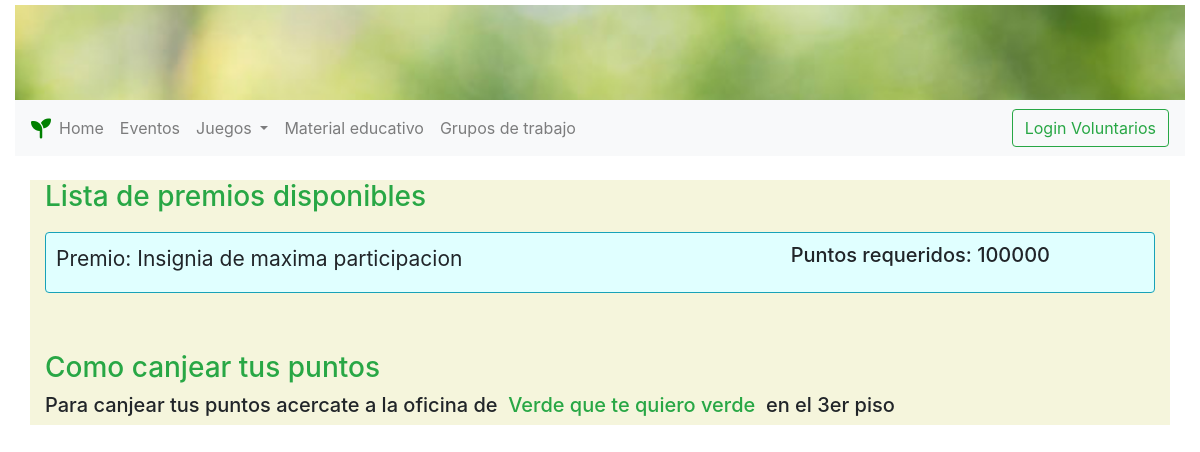
/prizes/, run on an earlier commit of the app's database.
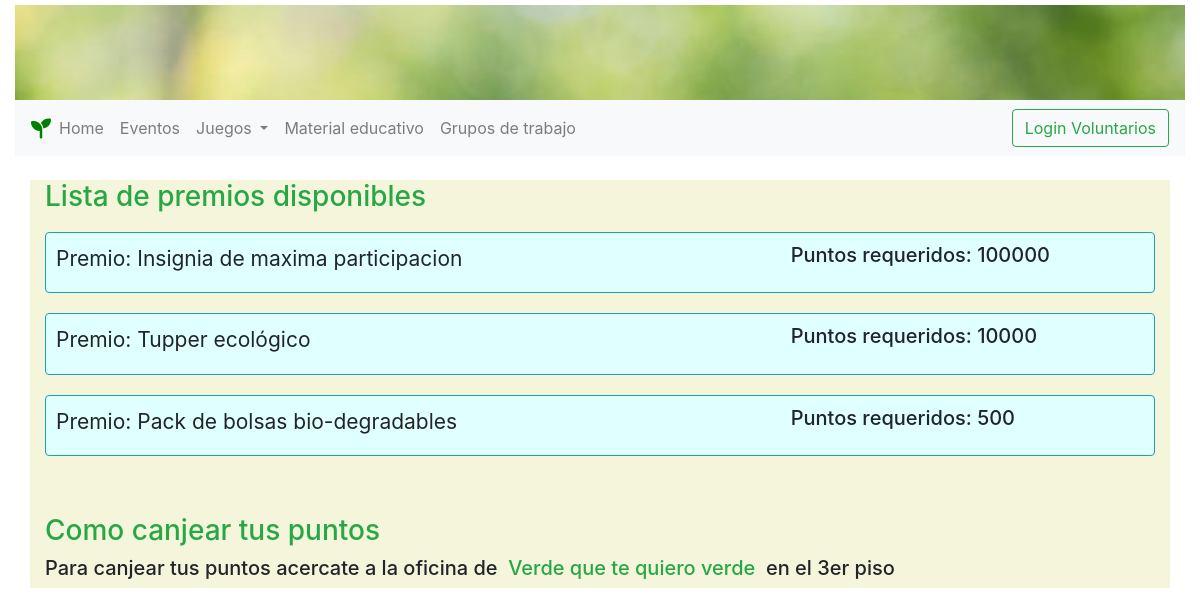
And on a later commit of the database.
### prizes/models.py (models this page shows, shortened)
class Prize(models.Model):
    prize_title = models.CharField(max_length=50)
    points_required = models.IntegerField(default=0)

### prizes/views.py (the view)
# urls.py: path('', views.index, name='index'),
def index(request):
    prizes = Prize.objects.order_by('-points_required')
    context = { 'prizes' : prizes }
    return render(request, 'prizes/index.html', context = context)

### prizes/templates/prizes/index.html
{% extends "base.html" %}
{% load static %}
{% block content %}
  {% if not prizes %}
    <p>No hay premios disponibles</p>
  {% else %}
    <div class="container" style="background: beige">
      <div class="row col-md-12">
        <h3 class="text-success">Lista de premios disponibles</h3>
      </div>
    <div>
    {% for prize in prizes %}
        <div class="row" id="workgroup-container">
          <div class="col-12">
            <div class="border border-info rounded col-12" style="margin-bottom:10px; margin-top:10px; padding:10px; background:lightcyan;">
              <div class="row">
                <div class="col-md-9 col-md-12">
                  <div class="row pr-3">
                    <div class="col-8">
                      <label class="text-left" style="font-size:21px;">Premio: {{prize.prize_title}}</label>
                    </div>
                    <div class="col-4 text-left">
                      <h5>Puntos requeridos: {{prize.points_required}}</h5>
                    </div>
                  </div>
                </div>
              </div>
          </div>
        </div>
      </div>
    {% endfor %}
    </div>
    <br><br>
    </div>
    <div class="container" style="background: beige">
      <div class="row col-md-12">
        <h3 class="text-success">Como canjear tus puntos</h3>
      </div>
      <div class="row col-md-12">
        <h5> Para canjear tus puntos acercate a la oficina de &nbsp</h5>
        <h5 class = "text-success"> Verde que te quiero verde </h5>
        <h5>&nbsp en el 3er piso</h5>
      </div>
    </div>
    {% endif %}
{% endblock %}

### templates/base.html (shortened to what this page needs)
<!DOCTYPE html>
<html lang="en">
<head>
  <link rel="stylesheet" href="https://stackpath.bootstrapcdn.com/bootstrap/4.5.0/css/bootstrap.min.css"
>
  {% load static%}
  <link rel="stylesheet" href="{% static 'css/master.css' %}">
</head>
<body>
  <div class="container-fluid">
    <div class="header-row" id="header-row" style="padding: 0px; overflow:hidden; height:100px;">
      <div class="container-fluid" style="padding: 0px;">
        <div class="row">
          <div class="col-xs-12">
              <a class="navbar-brand logo" href="/">
                <img src="{% static 'home/banner.jpg'%}" alt="company logo" style="width: 185%;">
              </a>
          </div>
        </div>
      </div>
    </div>
    {% block navbar %}
    <nav class="navbar navbar-expand-lg navbar-light bg-light">
      <i class="fas fa-seedling fa-lg" style="color: green;"></i>
      <div class="collapse navbar-collapse" id="navbarSupportedContent">
        <ul class="navbar-nav mr-auto">
          <li class="nav-item">
            <a class="nav-link" href="/">Home</a>
          </li>
          <li class="nav-item">
            <a class="nav-link" href="/events">Eventos</a>
          </li>
          <li class="nav-item dropdown">
            <a class="nav-link dropdown-toggle" href="#" id="navbarDropdown" role="button" data-toggle="dropdown" aria-haspopup="true" aria-expanded="false">
              Juegos
            </a>
          </li>
          <li class="nav-item">
            <a class="nav-link" href="/materials">Material educativo</a>
          </li>
          <li class="nav-item">
            <a class="nav-link" href="/workgroups">Grupos de trabajo</a>
          </li>
        </ul>
        <a class="btn btn-outline-success" href="/admin">Login Voluntarios</a>
      </div>
    </nav>
    {% endblock %}
    <br>
    {% block content %}{% endblock %}
  </div>
</body>
</html>

What changed in the data, as far as the page shows it:
added Prize: prize_title "Tupper ecológico", points_required "10000"
added Prize: prize_title "Pack de bolsas bio-degradables", points_required "500"
